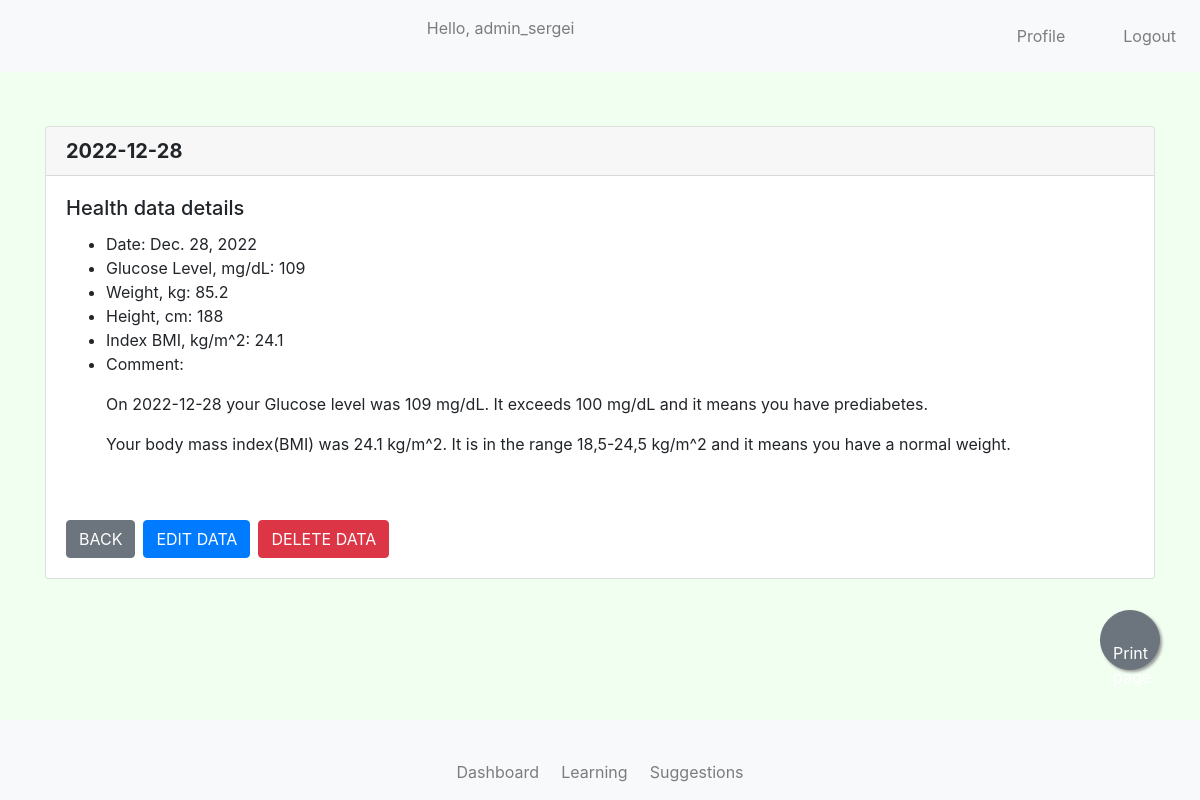
Screenshot of /dashboard/show-health-data/19 (signed in) with the database file from the repository.
### dashboard/models.py (models this page shows, shortened)
class HealthData(models.Model):
    user = models.ForeignKey(User, on_delete=models.CASCADE)
    weight = models.FloatField()
    gl_level = models.IntegerField()
    height = models.IntegerField(default=180)
    day = models.DateField(default=now,editable=True)
    def bmi_calculate(self):
        return round(self.weight/((self.height/100)**2), 1)
    bmi = property(bmi_calculate)
    def __str__(self):
        return str(self.day)
    class Meta:
        verbose_name_plural = 'Health Data'

### dashboard/views.py (the view)
# urls.py: path('show-health-data/<data_id>', views.show_health_data, name='show-health-data'),
def show_health_data(request, data_id):
    data = HealthData.objects.filter(user=request.user).get(pk=data_id)
    gl_comment = ""
    bmi_comment = ""
    if data.day < datetime.date.today():
        time = 'was'
    if data.day == datetime.date.today():
        time = 'is'
    if data.gl_level < 100:
        gl_comment = f"On {data.day} your Glucose level {time} {data.gl_level} mg/dL. It is less then 100 mg/dL and it means you have no prediabetes or diabetes."
    if data.gl_level >= 101 and data.gl_level < 125:
        gl_comment = f"On {data.day} your Glucose level {time} {data.gl_level} mg/dL. It exceeds 100 mg/dL and it means you have prediabetes."
    if data.gl_level > 126:
        gl_comment = f"On {data.day} your Glucose level {time} {data.gl_level} mg/dL. It exceeds 125 mg/dL and it means you have diabetes. Please visit your doctor for consultation."
    if data.bmi < 18.5:
        bmi_comment = f"Your body mass index(BMI) {time} {data.bmi}  kg/m^2. It is less then 18,5 kg/m^2 and it means you have underweight."
    if data.bmi >= 18.5 and data.bmi <=24.9:
        bmi_comment = f"Your body mass index(BMI) {time} {data.bmi} kg/m^2. It is in the range 18,5-24,5 kg/m^2 and it means you have a normal weight."
    if data.bmi >= 25 and data.bmi <=29.9:
        bmi_comment = f"Your body mass index(BMI) {time} {data.bmi} kg/m^2. It is in the range 25-29,9 kg/m^2 and it means, you have overweight."
    if data.bmi >= 30 and data.bmi <=34.9:
        bmi_comment = f"Your body mass index(BMI) {time} {data.bmi} kg/m^2. It is in the range 30-34,9 kg/m^2 and it means, you have obesity."
    if data.bmi > 35:
        bmi_comment = f"\nYour body mass index(BMI) {time} {data.bmi} kg/m^2. It exceeds 35 kg/m^2 and it means, you have extremely obesity."
    return render(request, 'dashboard/show_data.html', {
                      "data": data,
                      "gl_com": gl_comment,
                      "bmi_com": bmi_comment,
                  })

### templates/dashboard/show_data.html
{% extends 'base/base.html' %}
{% block content %}
    <br/><br/>
    <div class="card">
          <h5 class="card-header"> <strong>{{data}}</strong></h5>
          <div class="card-body">
            <h5 class="card-title">Health data details</h5>
            <div>
                <ul>
                    <li>Date: {{ data.day}}</li>
                    <li>Glucose Level, mg/dL: {{ data.gl_level}}</li>
                    <li>Weight, kg: {{ data.weight}}</li>
                    <li>Height, cm: {{ data.height}}</li>
                    <li>Index BMI, kg/m^2: {{ data.bmi}}</li>
                    <li><p>Comment:</p>
                        <p>{{gl_com}}</p>
                        <p>{{bmi_com}}</p>
                    </li>
                 </ul>
            </div>
            <br/><br/>
            <div class="btn-toolbar" role="toolbar" aria-label="Toolbar with button groups">
                <div class="btn-group mr-2" role="group" aria-label="First group">
                    <a href="{%  url 'user:users-home' %}" class="btn btn-secondary" >BACK</a>
                </div>
                <div class="btn-group mr-2" role="group" aria-label="Second group">
                    <a href="{%  url 'dashboard:edit-health-data' data.id %}" class="btn btn-primary">EDIT DATA</a>
                </div>
                <div class="btn-group mr-2" role="group" aria-label="Third group">
                    <a href="{%  url 'dashboard:del-health-data' data.id %}" class="btn btn-danger">DELETE DATA</a>
                </div>
            </div>
    </div>
{% endblock %}

### templates/base/base.html (shortened to what this page needs)
<!doctype html>
{% load static %}
<html lang="en">
  <head>
    <link rel="stylesheet" href="https://cdn.jsdelivr.net/npm/bootstrap@4.5.3/dist/css/bootstrap.min.css">
    <link rel="stylesheet" type="text/css" href="{% static 'css/style.css' %}">
    <link href="{% static 'fontawesomefree/css/fontawesome.css' %}" rel="stylesheet" type="text/css">
    <link href="{% static 'fontawesomefree/css/brands.css' %}" rel="stylesheet" type="text/css">
    <link href="{% static 'fontawesomefree/css/solid.css' %}" rel="stylesheet" type="text/css">
  </head>
    <body style="
    background-position: center center;
    background-repeat: no-repeat;
    background-attachment: fixed;
    background-size: cover;
    background-color: honeydew;
    ">
       <nav class="navbar navbar-expand-lg navbar-light bg-light fixed-top">
            <div class="collapse navbar-collapse" id="navbarCollapse">
                 <div class="navbar-nav ml-auto" >
                    {% if user.is_authenticated %}
                         <p id="hello-msg" class="nav-item nav-link">Hello, {{ request.user }} &nbsp;&nbsp;&nbsp;</p>
                    {% endif %}
                 </div>
                 <div class="navbar-nav ml-auto">
                    {% if user.is_authenticated %}
                        <a href="{% url 'user:users-profile' %}" class="nav-item nav-link"><i class="far fa-address-card"></i>&nbsp;&nbsp;Profile &emsp;</a>
                        <a href="{% url 'user:logout' %}" class="nav-item nav-link"> <i class="fas fa-sign-out-alt"></i>&nbsp;&nbsp;Logout</a>
                    {% else %}
                         <a href="{% url 'user:login' %}" class="nav-item nav-link"><i class="fas fa-sign-in-alt"></i>&nbsp;&nbsp;Sign in</a>
                    {% endif %}
                </div>
            </div>
        </nav>
        <br><br>
    <div class="container">
        {% block content %}
        {% endblock %}
    </div>
    <br/>
      <nav class="navbar navbar-expand-lg navbar-light bg-light fixed-bottom py-6 ">
          <div class="container-fluid">
              <ul class="navbar-nav mx-auto text-center nav-justified">
                  {% if user.is_authenticated %}
                  <li class="nav-item">
                      <a class="nav-link" href="{% url 'user:users-home' %}"><i class="fas fa-home"></i>Dashboard</a>
                  </li>
                  <li class="nav-item">
                      <a class="nav-link" href="{% url 'learning:list-cards' %}">
                          <i class="fa-solid fa-graduation-cap"></i><br>Learning</a>
                  </li>
                  <li class="nav-item" >
                    <a class="nav-link" href="{% url 'suggestions:get-health-answers' %}">
                      <i class="fa-solid fa-comment-medical"></i><br>Suggestions</a>
                  </li>
                  <a  class="btn btn-secondary" style="position:fixed;
                  width:60px;
                  height:60px;
                  bottom:130px;
                  right:40px;
                  border-radius:50px;
                  text-align:center;
                  box-shadow: 2px 2px 3px #999;"
                  onclick="window.print()" target="_blank"><i class="fa-solid fa-print"></i>Print page</a>
                  {% endif %}
              </ul>
          </div>
      </nav>
  </body>
</html>

### static/css/style.css (style rules this page uses)
body { padding-top: 30px; padding-bottom: 70px; }
nav { position:fixed; max-height: 100px; }

### rows the page displays
HealthData: day "2022-12-28", day "Dec. 28, 2022", gl_level "109", weight "85.2", height "188", bmi "24.1"

### other values shown
{{ request.user }} "admin_sergei"
{{ gl_com }} "On 2022-12-28 your Glucose level was 109 mg/dL. It exceeds 100 mg/dL and it means you have prediabetes."
{{ bmi_com }} "Your body mass index(BMI) was 24.1 kg/m^2. It is in the range 18,5-24,5 kg/m^2 and it means you have a normal weight."
